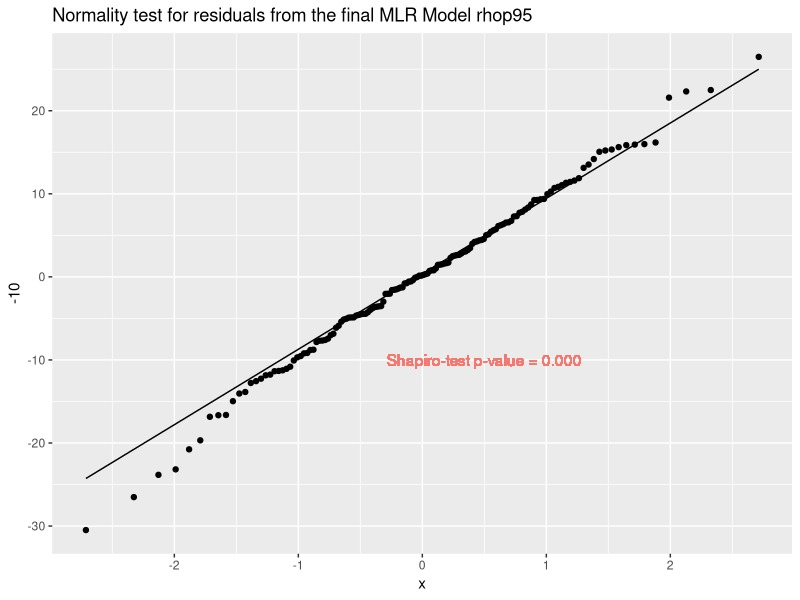

Here is the R script that generated this plot: (Note: this script raises an error after producing the figure.)
## ---- chunk 1
knitr::opts_chunk$set(echo = TRUE)

library(ggplot2)
library(gridExtra)

setwd("~/Desktop/Personal Computer/MBA/HOA 732/")
## ---- chunk 2
C <- read.csv("rhop50.csv", header=TRUE)
dim(C)
head(C)
## ---- chunk 3
summary(C)
## ---- chunk 4
lm1 <- lm(Y~X1+X2+X3+X4,data=C)
smre1 <- summary(lm1)
smre1
library(car)
vif(lm1) # all VIFs < 2
## ---- chunk 5
shapiro.test(lm1$residuals)
df.resid <- as.data.frame(lm1$residuals)
colnames(df.resid) <- "Residuals"
#qq plot with normal line (normality test for residuals from lm2)
ggplot(df.resid)+stat_qq(aes(sample=Residuals)) + 
  geom_qq_line(aes(sample=Residuals))+
  geom_text(aes(x=0.5, y=-10, color="red", label="Shapiro-test p-value = 0.000"))+
  theme(legend.position="none")+
  ggtitle("Normality test for residuals from the final MLR Model rhop95")
## ---- chunk 6
MSE <- sum(lm1$residuals ** 2) / nrow(C)
MSE
RMSE <- sqrt(MSE)
RMSE
## ---- chunk 7
#Since residuals are not normally distributed, we can use bootstrap to confirm the p-values
#There are three different types of bootstrapping:

#(1)Parametric boootstrap simulate as follows:
#yi = b0 + b1*X1i + ,,, + bP*XPi + ei,  ei generated from N(0,sd), bi = estimated bet_i,  sd = sd of residuals

#(2)Resampling residuals in regression problems assumes that the model is right, but doesn’t
#make any assumptions its distribution. So the confidence intervals should be safer (more 
#conservative) than parametric bootstrap.

#(3)Resampling cases or observations in regression problems assumes even less - it just assumes that 
#obsevations are independent.  So the confidence intervals should be even safer (more 
#conservative) than residual bootstrap.

#parametric bootstrap is typically not used.
# 
#Bootstrap observations or cases

beta <- c(smre2$coefficients[1,1],smre2$coefficients[2,1],smre2$coefficients[3,1],
          smre2$coefficients[4,1],smre2$coefficients[5,1],smre2$coefficients[6,1],
          smre2$coefficients[7,1],smre2$coefficients[8,1])

B <- 1000
beta.Boot <- matrix(NA,nrow=B,ncol=length(beta))

n <- nrow(C) # 1436
for (i in 1:B)
{
boot.I <- sample(1:n, replace=TRUE)
boot.C <- C[boot.I,]
lm2.B <- lm(Price~Age+KM+Fuel_Type+HP+Quarterly_Tax+Weight,data=boot.C)
smre2.B <- summary(lm2.B)
beta.Boot[i,] <- c(smre2.B$coefficients[1,1],smre2.B$coefficients[2,1],smre2.B$coefficients[3,1],
          smre2.B$coefficients[4,1],smre2.B$coefficients[5,1],smre2.B$coefficients[6,1],
          smre2.B$coefficients[7,1],smre2.B$coefficients[8,1])
}
beta.Boot <- as.data.frame(beta.Boot)
colnames(beta.Boot) <- c("beta0","Age","KM","Fuel_TypeDiesel","Fuel_TypePetrol","HP","Quarterly_Tax","Weight")
head(beta.Boot)


Q025_975 <- function(x) quantile(x,  probs = c(0.025, 0.975))

CI95_boot <- apply(beta.Boot,2,Q025_975)
write.csv(CI95_boot,"Toyota Corolla MLR bootstrap CI.csv")

#alternately, we can run approximate t-test (z-test) using sd(beta_hat) from bootstrap
sd.Boot <- apply(beta.Boot,2,sd)
t.boot <- beta/sd.Boot
p.value <- 2*pnorm(-abs(t.boot))
p.value <- round(p.value,4)
## ---- chunk 8
resid <- lm2$residuals
yhat <- lm2$fitted
B <- 1000
beta.Boot2 <- matrix(NA,nrow=B,ncol=length(beta))

for (i in 1:B)
{
boot.I <- sample(1:n, replace=TRUE)
boot.resid<- resid[boot.I]
boot.Price <- yhat + boot.resid
lm2.B <- lm(boot.Price~Age+KM+Fuel_Type+HP+Quarterly_Tax+Weight,data=C)
smre2.B <- summary(lm2.B)
beta.Boot2[i,] <- c(smre2.B$coefficients[1,1],smre2.B$coefficients[2,1],smre2.B$coefficients[3,1],
          smre2.B$coefficients[4,1],smre2.B$coefficients[5,1],smre2.B$coefficients[6,1],
          smre2.B$coefficients[7,1],smre2.B$coefficients[8,1])
}
beta.Boot2 <- as.data.frame(beta.Boot2)
colnames(beta.Boot2) <- c("beta0","Age","KM","Fuel_TypeDiesel","Fuel_TypePetrol","HP","Quarterly_Tax","Weight")

CI95.boot2 <- apply(beta.Boot2,2,Q025_975)
write.csv(CI95.boot2,"Toyota Corolla MLR bootstrap residuals CI.csv")
